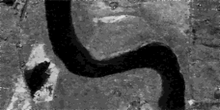
%> input picture REU All Files/Updated Parallel/Preclassification 2/RiverB.png, 220 x 110 px, shrunk from 600 x 300 before the run
$ octave stat.m   (GNU Octave 9; MATLAB toolbox functions it lacks are replaced by stand-ins)
%> lines starting %> are read from the running program, lines starting %| are printed output that depends on the picture; in (x1, y1, x2, y2) boxes, pixels count from 0 and x2, y2 are one past the last pixel; in counts of white or black regions, pixels touching at a corner belong together; the program's own positions count from 1
### REU All Files/Updated Parallel/Preclassification 2/preclassify.m


function [Lsim, sample] = preclassify(in1, in2);

preI = in1;
postI = in2;
[maxX,maxY]=size(preI);
[maxX2,maxY2]=size(postI);
assert(maxX == maxX2 && maxY == maxY2);


[sim, var1, var2] = Simvar(preI, postI);
[Lsim, simcc1, simcc2] = FCM(sim);
[Lpre, precc1, precc2] = FCM(preI);
[Lpost, postcc1, postcc2] = FCM(postI);
Tsim = (simcc1 + simcc2) / 2;

for i = 1:maxX
    for j = 1:maxY
        if sim(i, j) < Tsim
            if var1(i, j) > var2(i, j)
                Lpost(i, j) = Lpre(i, j);
            else
                Lpre(i, j) = Lpost(i, j);
            end
        end
    end
end
%sample = neigh(preI);
sample1 = neigh(Lpre);
sample2 = neigh(Lpost);

sample = zeros(size(sample1));
[Sx, Sy] = size(sample1);

for i = 1:Sx
    for j = 1:Sy
        if sample1(i, j) == 1
            if sample2(i, j) == 1
                sample(i, j) = 1;
            end
        end
    end
end

end

### REU All Files/Updated Parallel/Preclassification 2/Simvar.m
function [sim, var1, var2] = Simvar(in1, in2)

%in=input('enter preimage: ', 's');
IM1=double(in1);
[maxX,maxY]=size(IM1);
IM2 = double(in2);

sim = abs(IM1 - IM2) ./ (IM1 + IM2);

w1 = IM1 ./ (IM1 + IM2);
w2 = IM2 ./ (IM1 + IM2);
for i = 1:maxX
    for j = 1:maxY
        if IM1(i, j) == 0 && IM2(i, j) == 0
            sim(i, j) = 0;
            w1(i, j) = 0.5;
            w2(i, j) = 0.5;
        end
    end
end
G = (w1.*IM1) + (w2.*IM2);
var1 = w1 .* (IM1 - G).^2;
var2 = w2 .* (IM2 - G).^2;
end

### REU All Files/Updated Parallel/Preclassification 2/FCM.m
function [IX2, ccc1, ccc2] = FCM(in)

IM=double(in);
[maxX,maxY]=size(IM);
IMM=cat(3,IM,IM);

%%%%%%%%%%%%%%%%
cc1=8;
cc2=250;


ttFcm=0;
while(ttFcm<15)
    ttFcm=ttFcm+1;

    c1=repmat(cc1,maxX,maxY);
    c2=repmat(cc2,maxX,maxY);
    if ttFcm==1
        test1=c1;test2=c2;
    end
    c=cat(3,c1,c2);

    ree=repmat(0.000001,maxX,maxY);
    ree1=cat(3,ree,ree);

    distance=IMM-c; %interchangeable
    distance=distance.*distance+ree1;

    daoShu=1./distance;

    daoShu2=daoShu(:,:,1)+daoShu(:,:,2);
    distance1=distance(:,:,1).*daoShu2;
    u1=1./distance1;
    distance2=distance(:,:,2).*daoShu2;
    u2=1./distance2;

    ccc1=sum(sum(u1.*u1.*IM))/sum(sum(u1.*u1));
    ccc2=sum(sum(u2.*u2.*IM))/sum(sum(u2.*u2));

    tmpMatrix=[abs(cc1-ccc1)/cc1,abs(cc2-ccc2)/cc2];
    pp=cat(3,u1,u2);

    for i=1:maxX
        for j=1:maxY
            if max(pp(i,j,:))==u1(i,j)
                IX2(i,j)=1;

            else
                IX2(i,j)=2;
            end
        end
    end
    %%%%%%%%%%%%%%%
   if max(tmpMatrix)<0.0001
         break;
  else
         cc1=ccc1;
         cc2=ccc2;

  end

end

### REU All Files/Updated Parallel/Preclassification 2/neigh.m
function [sample] = neigh(in)

IM=in;
IM=double(IM);
[maxX,maxY]=size(IM);

a = 0.6;
n = 5;
r = floor(n / 2); %reach
sample = zeros(maxX, maxY);

for i = 1:maxX
    for j = 1:maxY
        sum = 0;

        for dx = -r:r
            for dy = -r:r
                if i + dx > 0 && i + dx <= maxX
                    if j + dy > 0 && j + dy <= maxY
                        if IM(i + dx, j + dy) == IM(i, j)
                            sum = sum + 1;
                        end
                    end
                end
            end
        end

        if sum / (n^2) > a
            sample(i, j) = 1;
        end

    end
end
end

### REU All Files/Updated Parallel/Preclassification 2/kmeans.m
function [label_im,vec_mean] = kmeans(im,no_of_cluster,varargin)
% IM input Image. NO_OF_CLUSTER is number of cluster.
% VARARGIN will define Colorspace if it is empty RGB colorspace will be
% choose for clustering, or if its not empty than L*a*b* Colorspace will be
% used for clustering the image.
% LABEL_IM out put clustered Image. VEC_MEAN are Centers of
% Corresponding Clusters.

[m,n,p] = size(im);

%% ================= For Gray Images ====================================
if p<3
    gray = im;

    minimum = min(gray(:));
    vector=double((gray(:)-minimum)+1);% 1
    vector = repmat(vector,[1,no_of_cluster]);
    vec_mean=(1:no_of_cluster).*max((vector))/(no_of_cluster+1);
    num = length(vector);
    itr = 0;
    % tic
    %================ for gray image ==========================
    while(true)
        itr = itr+1;
        old_mean=vec_mean;
        vec_mean = repmat(vec_mean,[num,1]);
        %     for i=1:length(label_vector)
        distance=(((vector-vec_mean)).^2);
        vec_mean(2:end,:)=[];
        [~,label_vector] = min(distance,[],2);
        % i=1:no_of_cluster;
        for i=1:no_of_cluster
            index=(label_vector==i);
            vec_mean(:,i)=sum(vector(index))/nnz(index);
        end
        if (vec_mean==old_mean | itr>25)% You can change it accordingly
            break;
        end
    end
    label_im = reshape(label_vector,size(gray));
else
    if isempty(varargin)
%% ============================== For RGB colorspace ==================
        im = double(im);

        red = im(:,:,1);
        green = im(:,:,2);
        blue = im(:,:,3);

        vecred= (red(:)-min(red(:))+1);
        vecgreen= (green(:)-min(green(:))+1);
        vecblue= (blue(:)-min(blue(:))+1);

        vecred = repmat(vecred,[1,no_of_cluster]);
        vecgreen = repmat(vecgreen,[1,no_of_cluster]);
        vecblue = repmat(vecblue,[1,no_of_cluster]);

        meanred1=(1:no_of_cluster).*max((vecred(:)))/(no_of_cluster+1);
        meangreen1=(1:no_of_cluster).*max((vecgreen(:)))/(no_of_cluster+1);
        meanblue1=(1:no_of_cluster).*max((vecblue(:)))/(no_of_cluster+1);


        num = length(vecred);
        itr = 0;
        while(true)

            itr = itr+1;
            oldred=meanred1;
            oldgreen=meangreen1;
            oldblue=meanblue1;

            meanred = repmat(meanred1,[num,1]);
            meangreen = repmat(meangreen1,[num,1]);
            meanblue = repmat(meanblue1,[num,1]);

            distred=(((vecred-meanred)).^2);
            distgreen=(((vecgreen-meangreen)).^2);
            distblue=(((vecblue-meanblue)).^2);

            clear meanred;clear meangreen;clear meanblue;

            distance = sqrt(distred+distgreen+distblue);

            [~,label_vector] = min(distance,[],2);

            for i=1:no_of_cluster
                index=(label_vector==i);
                %             meanred1(:,i)=ceil(sum(vecred(index))./nnz(index));
                %             meangreen1(:,i)=ceil(sum(vecgreen(index))./nnz(index));
                %             meanblue1(:,i)=ceil(sum(vecblue(index))./nnz(index));

                meanred1(:,i)=ceil(mean(vecred(index)));
                meangreen1(:,i)=ceil(mean(vecgreen(index)));
                meanblue1(:,i)=ceil(mean(vecblue(index)));
            end

            if ((meanred1==oldred & meangreen1==oldgreen & meanblue1==oldblue | itr>25))% You can change it accordingly
                break;
            end
        end

        label_im = reshape(label_vector,[m,n]);
        vec_mean = [meanred1;meangreen1;meanblue1];

    else
%% ================= For L*a*b* Color Space==============================
        cform = makecform('srgb2lab');
        lab = double(applycform(im,cform));
        tic
%         im = double(im);
        a = lab(:,:,2);
        b = lab(:,:,3);

        veca= (a(:)-min(a(:))+1);
        vecb= (b(:)-min(b(:))+1);


        veca = repmat(veca,[1,no_of_cluster]);
        vecb = repmat(vecb,[1,no_of_cluster]);

        meana1=(1:no_of_cluster).*max((veca(:)))/(no_of_cluster+1);
        meanb1=(1:no_of_cluster).*max((vecb(:)))/(no_of_cluster+1);

        num = length(veca);
        itr = 0;
        while(true)

            itr = itr+1;
            olda=meana1;
            oldb=meanb1;

            meana = repmat(meana1,[num,1]);
            meanb= repmat(meanb1,[num,1]);

            dista=(((veca-meana)).^2);
            distb=(((vecb-meanb)).^2);

            clear meana;clear meanb;

            distance = sqrt(dista+distb);

            [~,label_vector] = min(distance,[],2);

            for i=1:no_of_cluster
                index=(label_vector==i);

                meana1(:,i)=ceil(mean(veca(index)));
                meanb1(:,i)=ceil(mean(vecb(index)));

            end

            if ((meana1==olda & meanb1==oldb))% You can change it accordingly
                break;
            end
        end

        label_im = reshape(label_vector,[m,n]);
        vec_mean = [meana1;meanb1];
        toc
    end

end
end

### REU All Files/Updated Parallel/Preclassification 2/stat.m
clc;
clear all;
close all;

in1 = imread('RiverB.png');
%> in1 is the input picture: size 110x220 uint8; min 0, max 236, mean 80.7
in2 = imread('RiverA.png');
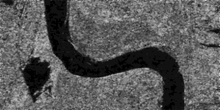
%> input picture REU All Files/Updated Parallel/Preclassification 2/RiverA.png, 220 x 110 px, shrunk from 600 x 300 before the run
%> in2 is the input picture: size 110x220 uint8; min 0, max 205, mean 88.1

[labels, sample] = preclassify(in1, in2);
%> after the loop in Simvar, `for i = 1:maxX`: sim: size 110x220 double; min 0, max 1, mean 0.251
%> after the loop in Simvar, `for i = 1:maxX`:
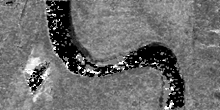
%> w1: size 110x220 double; min 0, max 1, mean 0.432
%> after the loop in Simvar, `for i = 1:maxX`:
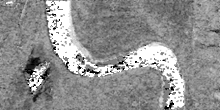
%> w2: size 110x220 double; min 0, max 1, mean 0.568
%> the loop in FCM, `while(ttFcm<15)` made 11 passes
%> (ccc1, ccc2, tmpMatrix, cc1, cc2) on passes 1 to 10: (0.251, 0.211, [0.969 0.999], 0.251, 0.211), (0.333, 0.193, [0.326 0.0868], 0.333, 0.193), (0.514, 0.149, [0.543 0.228], 0.514, 0.149), (0.748, 0.124, [0.456 0.168], 0.748, 0.124), (0.875, 0.123, [0.17 0.00494], 0.875, 0.123), (0.913, 0.127, [0.0432 0.0297], 0.913, 0.127), (0.922, 0.128, [0.00997 0.0114], 0.922, 0.128), (0.924, 0.129, [0.0023 0.00303], 0.924, 0.129), (0.925, 0.129, [0.000533 0.000732], 0.925, 0.129), (0.925, 0.129, [0.000124 0.000172], 0.925, 0.129)
%> (ccc1, ccc2, tmpMatrix) on pass 11: (0.925, 0.129, [2.88e-05 4.02e-05])
%> pass 1, in FCM, `distance1=distance(:,:,1).*daoShu2;`:
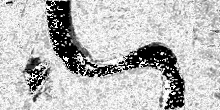
%> distance1: size 110x220 double; min 1, max 1, mean 1; drawn with min black and max white
%> after the loop in FCM, `while(ttFcm<15)`:
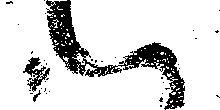
%> IX2: size 110x220 double; values 1 (black) and 2 (white), 85% white; 37 black regions (34 under 20 px), largest, box (x1, y1, x2, y2) and area: (46, 0, 185, 110) 3131, (23, 57, 50, 92) 363, (33, 90, 41, 102) 32
%> after the loop in FCM, `while(ttFcm<15)`: test1: size 110x220 double; every value is 8
%> after the loop in FCM, `while(ttFcm<15)`: test2: size 110x220 double; every value is 250
%> after the loop in FCM, `while(ttFcm<15)`: ttFcm = 11
%> in preclassify, `[Lsim, simcc1, simcc2] = FCM(sim);`: simcc1 = 0.925; simcc2 = 0.129
%> the loop in FCM (call 2), `while(ttFcm<15)` made 14 passes
%> (ccc1, ccc2, tmpMatrix, cc1, cc2) on passes 1 to 12: (61.17, 140, [6.65 0.44], 61.17, 140), (57.87, 126.9, [0.0539 0.0936], 57.87, 126.9), (50.54, 118.5, [0.127 0.0667], 50.54, 118.5), (39.65, 112.3, [0.216 0.0517], 39.65, 112.3), (27.07, 107.8, [0.317 0.0401], 27.07, 107.8), (17.93, 104.9, [0.338 0.0271], 17.93, 104.9), (13.91, 103.4, [0.224 0.0142], 13.91, 103.4), (12.59, 102.8, [0.0948 0.00574], 12.59, 102.8), (12.2, 102.6, [0.0314 0.00199], 12.2, 102.6), (12.08, 102.6, [0.0096 0.000645], 12.08, 102.6), (12.04, 102.5, [0.0029 0.000202], 12.04, 102.5), (12.03, 102.5, [0.000874 6.21e-05], 12.03, 102.5)
%> (ccc1, ccc2, tmpMatrix) on pass 14: (12.03, 102.5, [8.03e-05 5.8e-06])
%> after the loop in FCM (call 2), `while(ttFcm<15)`: IX2: size 110x220 double; values 1 (black) and 2 (white), 76.3% white; 69 black regions (61 under 20 px), largest, box (x1, y1, x2, y2) and area: (44, 0, 185, 110) 4832, (24, 61, 50, 98) 506, (0, 0, 16, 6) 64
%> in preclassify, `[Lpre, precc1, precc2] = FCM(preI);`: precc1 = 12.03; precc2 = 102.5
%> the loop in FCM (call 3), `while(ttFcm<15)` made 15 passes
%> (ccc1, ccc2, tmpMatrix, cc1, cc2) on passes 1 to 12: (66.6, 130, [7.33 0.48], 66.6, 130), (55.57, 122.9, [0.166 0.0548], 55.57, 122.9), (44.22, 118.8, [0.204 0.0332], 44.22, 118.8), (34.58, 116, [0.218 0.024], 34.58, 116), (28.19, 113.9, [0.185 0.0174], 28.19, 113.9), (24.83, 112.7, [0.119 0.0108], 24.83, 112.7), (23.29, 112.1, [0.0618 0.00571], 23.29, 112.1), (22.64, 111.8, [0.0282 0.00268], 22.64, 111.8), (22.36, 111.6, [0.0122 0.00118], 22.36, 111.6), (22.25, 111.6, [0.00512 0.000506], 22.25, 111.6), (22.2, 111.6, [0.00214 0.000213], 22.2, 111.6), (22.18, 111.5, [0.000892 8.9e-05], 22.18, 111.5)
%> (ccc1, ccc2, tmpMatrix) on pass 15: (22.17, 111.5, [6.42e-05 6.42e-06])
%> pass 1, in FCM (call 3), `u1=1./distance1;`:
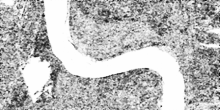
%> u1: size 110x220 double; min 0.0496, max 1, mean 0.729
%> after the loop in FCM (call 3), `while(ttFcm<15)`: IX2: size 110x220 double; values 1 (black) and 2 (white), 75.4% white; 267 black regions (260 under 20 px), largest, box (x1, y1, x2, y2) and area: (44, 0, 186, 110) 4358, (19, 57, 51, 103) 798, (0, 0, 15, 6) 62
%> after the loop in FCM (call 3), `while(ttFcm<15)`: ttFcm = 15
%> in preclassify, `[Lpost, postcc1, postcc2] = FCM(postI);`: postcc1 = 22.17; postcc2 = 111.5
%> in preclassify, `Tsim = (simcc1 + simcc2) / 2;`: Tsim = 0.527
%> after the loop in preclassify, `for i = 1:maxX`: Lpost: size 110x220 double; values 1 (black) and 2 (white), 74.1% white; 280 black regions (270 under 20 px), largest, box (x1, y1, x2, y2) and area: (44, 0, 186, 110) 4489, (19, 57, 51, 103) 797, (0, 0, 16, 6) 68
%> after the loop in preclassify, `for i = 1:maxX`: Lpre: size 110x220 double; values 1 (black) and 2 (white), 73.3% white; 276 black regions (266 under 20 px), largest, box (x1, y1, x2, y2) and area: (44, 0, 186, 110) 4896, (19, 61, 51, 100) 596, (0, 0, 16, 6) 68
%> after the loop in neigh, `for i = 1:maxX`: sample: size 110x220 double; values 0 (black) and 1 (white), 90.3% white; black in thin lines or dots
%> after the loop in neigh (call 2), `for i = 1:maxX`: sample: size 110x220 double; values 0 (black) and 1 (white), 89.4% white; black in thin lines or dots
%> after the loop in preclassify, `for i = 1:Sx`:
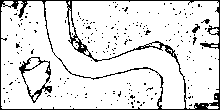
%> sample: size 110x220 double; values 0 (black) and 1 (white), 88.5% white; black in thin lines or dots

IM1 = labels .* 66;

[maxX, maxY] = size(IM1);
%> maxX = 110; maxY = 220
[labelK, cc] = kmeans(IM1, 2);
%> in kmeans, `minimum = min(gray(:));`: minimum = 66
%> in kmeans, `vec_mean=(1:no_of_cluster).*max((vector))/(no_of_cluster+1);`: vec_mean = [22.33 44.67]
%> the loop in kmeans, `while(true)` made 2 passes
%> old_mean on passes 1 to 2: [22.33 44.67], [1 67]
%> after the loop in kmeans, `while(true)`: itr = 2; vec_mean = [1 67]
%> cc = [1 67]
[labelO, sep] = otsu(IM1);
%> sep = 1
[labelF, cc1, cc2] = FCM(IM1);
%> cc1 = 66; cc2 = 132

%comment the following section if you don't want to see stuff
KModel = labelK;
OModel = labelO;
FModel = labelF;

maxG = 255;
minG = 0;

for i = 1:maxX
    for j = 1:maxY
        if labelK(i, j) == 2
            Kmodel(i, j) = maxG;
        else
            Kmodel(i, j) = minG;
        end

        if labelF(i, j) == 2
            Fmodel(i, j) = maxG;
        else
            Fmodel(i, j) = minG;
        end

        if labelO(i, j) == 2
            Omodel(i, j) = maxG;
        else
            Omodel(i, j) = minG;
        end
    end
end

figure(1)
imshow(uint8(Omodel));
figure(2)
imshow(uint8(Fmodel));
figure(3)
imshow(uint8(Kmodel));
